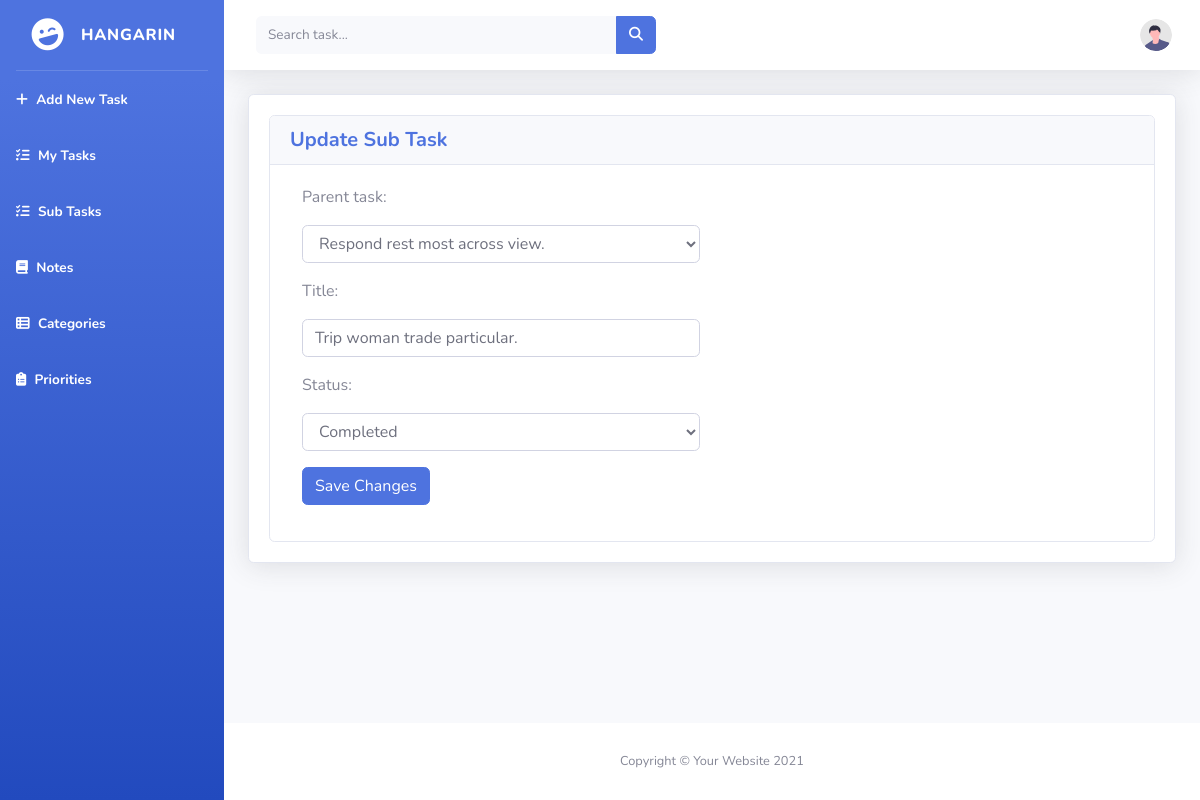
Screenshot of /subtasks/1 with the database file from the repository.
### tasks/models.py (models this page shows, shortened)
class BaseModel(models.Model):
    created_at = models.DateTimeField(auto_now_add=True)
    updated_at = models.DateTimeField(auto_now=True)
    class Meta:
        abstract = True

class SubTask(BaseModel):
    STATUS_CHOICES = [
        ("Pending", "Pending"),
        ("In Progress", "In Progress"),
        ("Completed", "Completed"),
    ]
    parent_task = models.ForeignKey(Task, on_delete=models.CASCADE)
    title = models.CharField(max_length=200)
    status = models.CharField(
        max_length=50,
        choices=STATUS_CHOICES,
        default="Pending"
    )

### tasks/views.py (the view)
# urls.py: path('subtasks/<pk>', SubTaskUpdateView.as_view(), name='subtask-update'),
class SubTaskUpdateView(UpdateView):
    model = SubTask
    form_class = SubTaskForm
    template_name = 'subtasks_form.html'
    success_url = reverse_lazy('subtask-list')

### tasks/forms.py
class SubTaskForm(ModelForm):
    class Meta:
        model = SubTask
        fields = "__all__"

### tasks/models.py (called while the page is built)
    def __str__(self):
        return self.title

### templates/subtasks_form.html (shortened to what this page needs)
{% extends 'base.html' %}
{% load static %}
{% block content %}
<div class="container-fluid">
    <div class="card shadow mb-4">
        <div class="card-body">
            <div class="row">
                <div class="col-md-12">
                    <div class="card">
                        <div class="card-header">
                            <h5 class="m-0 font-weight-bold text-primary">
                                {% if object %}
                                    Update Sub Task
                                {% else %}
                                    Add New Sub Task
                                {% endif %}
                            </h5>
                        </div>
                        <div class="card-body">
                            <div class="col-md-6">
                                <form action="" method="post" novalidate>
                                    {% include 'includes/form.html' %}
                                    <div class="form-group mt-3">
                                        <button type="submit" class="btn btn-primary btn-rounded">
                                            {% if object %}Save Changes{% else %}Add Sub Task{% endif %}
                                        </button>
                                    </div>
                                </form>
                            </div>
                        </div>
                    </div>
                    </div>
            </div>
        </div>
    </div>
</div>
{% endblock %}

### templates/includes/form.html (shortened to what this page needs)
{% load widget_tweaks %}
{% for field in form %}
<div class="field item form-group">
    <label>{{ field.label_tag }}</label>
    <div class="form-group">
        {% render_field field class="form-control" %}
    </div>
</div>
{% endfor %}

### rows the page displays
SubTask: parent_task "Respond rest most across view." "Trip woman trade particular." "Completed"

### other values shown
{{ field.label_tag }} "Parent task:" "Title:" "Status:"
